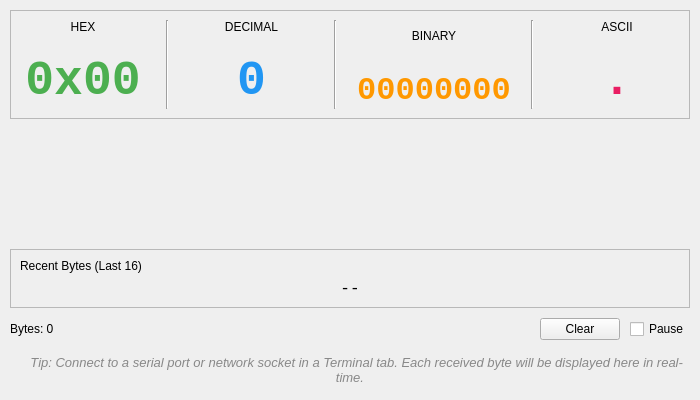
<?xml version="1.0" encoding="UTF-8"?>
<ui version="4.0">
 <class>ByteVisualizerWidget</class>
 <widget class="QWidget" name="ByteVisualizerWidget">
  <property name="geometry">
   <rect>
    <x>0</x>
    <y>0</y>
    <width>700</width>
    <height>400</height>
   </rect>
  </property>
  <layout class="QVBoxLayout" name="verticalLayout">
   <property name="spacing">
    <number>10</number>
   </property>
   <property name="leftMargin">
    <number>10</number>
   </property>
   <property name="topMargin">
    <number>10</number>
   </property>
   <property name="rightMargin">
    <number>10</number>
   </property>
   <property name="bottomMargin">
    <number>10</number>
   </property>
   <item>
    <widget class="QFrame" name="displayFrame">
     <property name="frameShape">
      <enum>QFrame::Shape::StyledPanel</enum>
     </property>
     <layout class="QHBoxLayout" name="displayLayout">
      <property name="spacing">
       <number>20</number>
      </property>
      <item>
       <layout class="QVBoxLayout" name="hexLayout">
        <item>
         <widget class="QLabel" name="lblHexTitle">
          <property name="text">
           <string>HEX</string>
          </property>
          <property name="alignment">
           <set>Qt::AlignCenter</set>
          </property>
         </widget>
        </item>
        <item>
         <widget class="QLabel" name="lblHex">
          <property name="font">
           <font>
            <family>Consolas</family>
            <pointsize>36</pointsize>
            <bold>true</bold>
           </font>
          </property>
          <property name="styleSheet">
           <string>color: #4CAF50;</string>
          </property>
          <property name="text">
           <string>0x00</string>
          </property>
          <property name="alignment">
           <set>Qt::AlignCenter</set>
          </property>
         </widget>
        </item>
       </layout>
      </item>
      <item>
       <widget class="Line" name="line1">
        <property name="orientation">
         <enum>Qt::Orientation::Vertical</enum>
        </property>
       </widget>
      </item>
      <item>
       <layout class="QVBoxLayout" name="decLayout">
        <item>
         <widget class="QLabel" name="lblDecTitle">
          <property name="text">
           <string>DECIMAL</string>
          </property>
          <property name="alignment">
           <set>Qt::AlignCenter</set>
          </property>
         </widget>
        </item>
        <item>
         <widget class="QLabel" name="lblDecimal">
          <property name="font">
           <font>
            <family>Consolas</family>
            <pointsize>36</pointsize>
            <bold>true</bold>
           </font>
          </property>
          <property name="styleSheet">
           <string>color: #2196F3;</string>
          </property>
          <property name="text">
           <string>0</string>
          </property>
          <property name="alignment">
           <set>Qt::AlignCenter</set>
          </property>
         </widget>
        </item>
       </layout>
      </item>
      <item>
       <widget class="Line" name="line2">
        <property name="orientation">
         <enum>Qt::Orientation::Vertical</enum>
        </property>
       </widget>
      </item>
      <item>
       <layout class="QVBoxLayout" name="binaryLayout">
        <item>
         <widget class="QLabel" name="lblBinaryTitle">
          <property name="text">
           <string>BINARY</string>
          </property>
          <property name="alignment">
           <set>Qt::AlignCenter</set>
          </property>
         </widget>
        </item>
        <item>
         <widget class="QLabel" name="lblBinary">
          <property name="font">
           <font>
            <family>Consolas</family>
            <pointsize>24</pointsize>
            <bold>true</bold>
           </font>
          </property>
          <property name="styleSheet">
           <string>color: #FF9800;</string>
          </property>
          <property name="text">
           <string>00000000</string>
          </property>
          <property name="alignment">
           <set>Qt::AlignCenter</set>
          </property>
         </widget>
        </item>
       </layout>
      </item>
      <item>
       <widget class="Line" name="line3">
        <property name="orientation">
         <enum>Qt::Orientation::Vertical</enum>
        </property>
       </widget>
      </item>
      <item>
       <layout class="QVBoxLayout" name="asciiLayout">
        <item>
         <widget class="QLabel" name="lblAsciiTitle">
          <property name="text">
           <string>ASCII</string>
          </property>
          <property name="alignment">
           <set>Qt::AlignCenter</set>
          </property>
         </widget>
        </item>
        <item>
         <widget class="QLabel" name="lblAscii">
          <property name="font">
           <font>
            <family>Consolas</family>
            <pointsize>36</pointsize>
            <bold>true</bold>
           </font>
          </property>
          <property name="styleSheet">
           <string>color: #E91E63;</string>
          </property>
          <property name="text">
           <string>.</string>
          </property>
          <property name="alignment">
           <set>Qt::AlignCenter</set>
          </property>
         </widget>
        </item>
       </layout>
      </item>
     </layout>
    </widget>
   </item>
   <item>
    <widget class="QWidget" name="ledArea" native="true">
     <property name="sizePolicy">
      <sizepolicy hsizetype="Expanding" vsizetype="Expanding">
       <horstretch>0</horstretch>
       <verstretch>0</verstretch>
      </sizepolicy>
     </property>
     <property name="minimumSize">
      <size>
       <width>0</width>
       <height>100</height>
      </size>
     </property>
    </widget>
   </item>
   <item>
    <widget class="QFrame" name="historyFrame">
     <property name="frameShape">
      <enum>QFrame::Shape::StyledPanel</enum>
     </property>
     <layout class="QVBoxLayout" name="historyLayout">
      <item>
       <widget class="QLabel" name="lblHistoryTitle">
        <property name="text">
         <string>Recent Bytes (Last 16)</string>
        </property>
       </widget>
      </item>
      <item>
       <widget class="QLabel" name="lblHistory">
        <property name="font">
         <font>
          <family>Consolas</family>
          <pointsize>12</pointsize>
         </font>
        </property>
        <property name="text">
         <string>--</string>
        </property>
        <property name="alignment">
         <set>Qt::AlignCenter</set>
        </property>
       </widget>
      </item>
     </layout>
    </widget>
   </item>
   <item>
    <layout class="QHBoxLayout" name="controlsLayout">
     <item>
      <widget class="QLabel" name="lblByteCount">
       <property name="text">
        <string>Bytes: 0</string>
       </property>
      </widget>
     </item>
     <item>
      <spacer name="horizontalSpacer">
       <property name="orientation">
        <enum>Qt::Orientation::Horizontal</enum>
       </property>
       <property name="sizeHint" stdset="0">
        <size>
         <width>40</width>
         <height>20</height>
        </size>
       </property>
      </spacer>
     </item>
     <item>
      <widget class="QPushButton" name="btnClear">
       <property name="text">
        <string>Clear</string>
       </property>
      </widget>
     </item>
     <item>
      <widget class="QCheckBox" name="chkPause">
       <property name="text">
        <string>Pause</string>
       </property>
      </widget>
     </item>
    </layout>
   </item>
   <item>
    <widget class="QLabel" name="lblStatus">
     <property name="font">
      <font>
       <pointsize>10</pointsize>
       <italic>true</italic>
      </font>
     </property>
     <property name="styleSheet">
      <string>color: #888888; padding: 5px;</string>
     </property>
     <property name="text">
      <string>💡 Tip: Connect to a serial port or network socket in a Terminal tab. Each received byte will be displayed here in real-time.</string>
     </property>
     <property name="alignment">
      <set>Qt::AlignCenter</set>
     </property>
     <property name="wordWrap">
      <bool>true</bool>
     </property>
    </widget>
   </item>
  </layout>
 </widget>
 <resources/>
 <connections/>
</ui>
